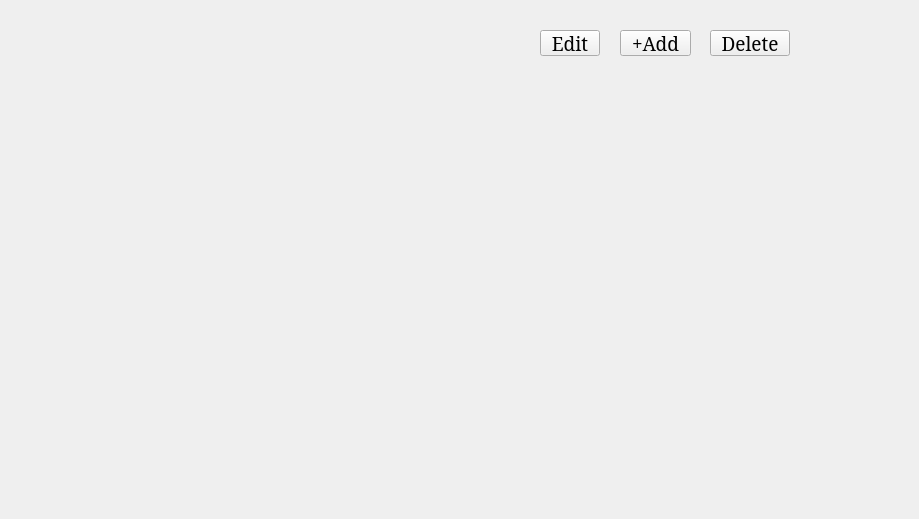
          <widget class="QWidget" name="scrollAreaWidgetContents_4">
           <property name="geometry">
            <rect>
             <x>0</x>
             <y>0</y>
             <width>919</width>
             <height>519</height>
            </rect>
           </property>
           <widget class="QLabel" name="item_2">
            <property name="geometry">
             <rect>
              <x>0</x>
              <y>30</y>
              <width>431</width>
              <height>25</height>
             </rect>
            </property>
            <property name="text">
             <string/>
            </property>
           </widget>
           <widget class="QPushButton" name="btmedit_6">
            <property name="geometry">
             <rect>
              <x>540</x>
              <y>30</y>
              <width>60</width>
              <height>26</height>
             </rect>
            </property>
            <property name="font">
             <font>
              <family>Garamond</family>
              <pointsize>14</pointsize>
             </font>
            </property>
            <property name="text">
             <string>Edit</string>
            </property>
           </widget>
           <widget class="QPushButton" name="btmadd_6">
            <property name="geometry">
             <rect>
              <x>620</x>
              <y>30</y>
              <width>71</width>
              <height>26</height>
             </rect>
            </property>
            <property name="font">
             <font>
              <family>Garamond</family>
              <pointsize>14</pointsize>
             </font>
            </property>
            <property name="text">
             <string>+Add</string>
            </property>
           </widget>
           <widget class="QPushButton" name="btmdelete_6">
            <property name="geometry">
             <rect>
              <x>710</x>
              <y>30</y>
              <width>80</width>
              <height>26</height>
             </rect>
            </property>
            <property name="font">
             <font>
              <family>Garamond</family>
              <pointsize>14</pointsize>
             </font>
            </property>
            <property name="text">
             <string>Delete</string>
            </property>
           </widget>
          </widget>
